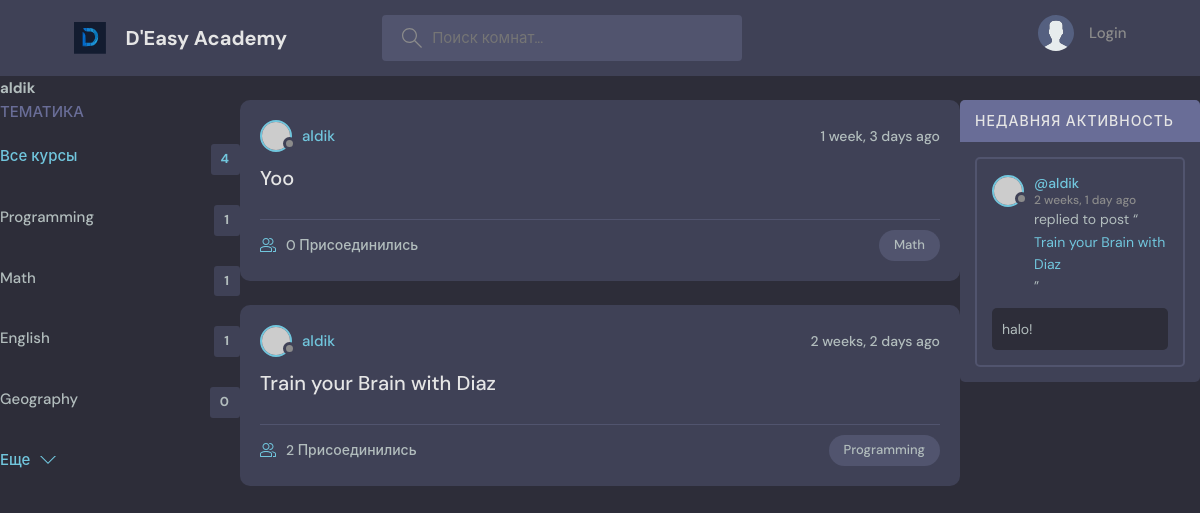
Page /profile/1/ on the committed database.
### base/models.py (models this page shows, shortened)
class Topic(models.Model):
    name = models.CharField(max_length=300)

class Room(models.Model):
    host = models.ForeignKey(User, on_delete=models.SET_NULL, null=True)
    topic = models.ForeignKey(Topic, on_delete=models.SET_NULL, null=True)
    name = models.CharField(max_length=255)
    description = models.TextField(null = True, blank=True)
    participants = models.ManyToManyField(User, related_name='participants', blank=True)
    updated = models.DateTimeField(auto_now=True)
    created = models.DateTimeField(auto_now_add=True)
    class Meta:
        ordering = ['-updated', '-created']
    def __str__(self):
        return self.name

class Message(models.Model):
    user = models.ForeignKey(User, on_delete=models.CASCADE)
    room = models.ForeignKey(Room, on_delete=models.CASCADE)
    body = models.TextField()
    updated = models.DateTimeField(auto_now=True)
    created = models.DateTimeField(auto_now_add=True)
    class Meta:
        ordering = ['-updated', '-created']

### base/views.py (the view)
# urls.py: path('profile/<str:pk>/', views.userProfile, name="user-profile"),
def userProfile(request, pk):
    user = User.objects.get(id=pk)
    rooms = user.room_set.all()
    room_messages = user.message_set.all()
    topics = Topic.objects.all()
    context = {'user': user, 'rooms': rooms, 'room_messages': room_messages, 'topics': topics }
    return render(request, 'base/profile.html', context)

### base/templates/base/profile.html (shortened to what this page needs)
{% extends 'main.html' %}
{% block content %}
<h1>{{user.username}}</h1>
<div class="profile-container">
    <div>
        {% include 'base/topics_component.html' %}
    </div>
    <div>
        {% include 'base/feed_component.html' %}
    </div>
    <div>
        {% include 'base/activity_component.html' %}
    </div>
</div>
{% endblock content %}

### base/templates/base/topics_component.html
<div class="topics">
          <div class="topics__header">
            <h2>Тематика</h2>
          </div>
          <ul class="topics__list">
            <li>
              <a href="{% url 'home' %}" class="active">Все курсы <span>{{topics.count}}</span></a>
            </li>
                          {% for topic in topics %}
            <li>
              <a href="{% url 'home' %}?q={{topic.name}}">{{ topic.name }}<span>{{topic.room_set.all.count}}</span></a>
            </li>
            {% endfor %}
          </ul>
          <a class="btn btn--link" href="topics.html">
            Еще
            <svg version="1.1" xmlns="http://www.w3.org/2000/svg" width="32" height="32" viewBox="0 0 32 32">
              <title>chevron-down</title>
              <path d="M16 21l-13-13h-3l16 16 16-16h-3l-13 13z"></path>
            </svg>
          </a>
        </div>

### base/templates/base/feed_component.html (shortened to what this page needs)
{% for room in rooms %}
<div class="roomListRoom">
            <div class="roomListRoom__header">
              <a href="{% url 'user-profile' room.host.id %}" class="roomListRoom__author">
                <div class="avatar avatar--small">
                  <img src="https://randomuser.me/api/portraits/women/11.jpg" />
                </div>
                <span>{{room.host.username}}</span>
              </a>
              <div class="roomListRoom__actions">
                <span>{{room.created|timesince}} ago</span>
              </div>
            </div>
            <div class="roomListRoom__content">
              <a href="{% url 'room' room.id %}">{{ room.name }}</a>
            </div>
            <div class="roomListRoom__meta">
              <a href="{% url 'room' room.id %}" class="roomListRoom__joined">
                  {{room.participants.all.count}} Присоединились
              </a>
              <p class="roomListRoom__topic">{{room.topic.name}}</p>
            </div>
          </div>
{% endfor %}

### base/templates/base/activity_component.html (shortened to what this page needs)
                   <div class="activities">
          <div class="activities__header">
            <h2>Недавняя активность</h2>
          </div>
                       {% for message in room_messages %}
          <div class="activities__box">
            <div class="activities__boxHeader roomListRoom__header">
              <a href="{% url 'user-profile' message.user.id%}" class="roomListRoom__author">
                <div class="avatar avatar--small">
                  <img src="https://randomuser.me/api/portraits/women/11.jpg" />
                </div>
                <p>
                  @{{message.user}}
                  <span>{{message.created|timesince}} ago</span>
                </p>
              </a>
            </div>
            <div class="activities__boxContent">
              <p>replied to post “<a href="{% url 'room' message.room.id %}">{{message.room}}</a>”</p>
              <div class="activities__boxRoomContent">
                {{ message.body }}
              </div>
            </div>
          </div>
                       {% endfor %}
        </div>

### static/styles/style.css (style rules this page uses)
:root { --color-main: #71c6dd; --color-main-light: #e1f6fb; --color-dark: #3f4156; --color-dark-medium: #51546e; --color-dark-light: #696d97; --color-light: #e5e5e5; --color-gray: #8b8b8b; --color-light-gray: #b2bdbd; --color-bg: #2d2d39; --color-success: #5dd693; --color-error: #fc4b0b; }
* { font-family: "DM Sans", -apple-system, BlinkMacSystemFont, "Segoe UI", Roboto, Oxygen, Ubuntu, Cantarell, "Open Sans", "Helvetica Neue", sans-serif; margin: 0; padding: 0; box-sizing: border-box; text-rendering: optimizeLegibility; font-size: inherit; }
html { font-size: 56.25%; }
@media only screen and (min-width: 1200px) { html { font-size: 62.5%; } }
body { line-height: 1.6; font-weight: 400; font-size: 1.5rem; color: var(--color-light-gray); background-color: var(--color-bg); min-height: 100vh; }
img { width: 100%; }
a { display: inline-block; color: var(--color-main); text-decoration: none; }
.btn { background-color: transparent; border: none; display: inline-flex; align-items: center; gap: 1rem; cursor: pointer; transition: all ease-in-out 0.3s; padding: 1rem 2rem; border-radius: 5px; box-shadow: 1px 1px 3px 1px rgba(0, 0, 0, 0.15); font-weight: 500; }
.btn--link { border-radius: 0; padding: 0; color: var(--color-main); box-shadow: none; }
.btn > svg { fill: currentColor; width: 1.6rem; height: 1.6rem; }
.avatar { position: relative; display: inline-block; border-radius: 50%; border: 2px solid var(--color-main); }
.avatar img { display: block; border-radius: 50%; object-fit: cover; object-position: center; }
.avatar::after { content: ""; display: block; position: absolute; background-color: var(--color-gray); z-index: 111; border-radius: 50%; border: 0.3rem solid var(--color-dark); }
.avatar.avatar--small img { width: 2.8rem; height: 2.8rem; }
.avatar.avatar--small:after { width: 0.7rem; height: 0.7rem; bottom: 0px; right: -6px; }
.topics__header { margin-bottom: 2rem; }
.topics__header h2 { text-transform: uppercase; font-weight: 500; color: var(--color-dark-light); }
.topics__list { list-style: none; }
.topics__list li a { display: flex; justify-content: space-between; margin-bottom: 3rem; font-weight: 500; color: var(--color-light-gray); transition: all 0.3s ease-in-out; }
.topics__list li a.active, .topics__list li a:hover { color: var(--color-main); }
.topics__list li a span { padding: 0.5rem 1rem; background-color: var(--color-dark); border-radius: 3px; font-size: 1.3rem; font-weight: 700; letter-spacing: 1px; }
.roomListRoom { margin-bottom: 2.4rem; background-color: var(--color-dark); border-radius: 1rem; padding: 2rem; }
.roomListRoom__header { display: flex; justify-content: space-between; align-items: center; }
.roomListRoom__author { font-weight: 500; display: flex; align-items: center; gap: 1rem; }
.roomListRoom__actions { display: flex; align-items: flex-start; gap: 1rem; position: relative; }
.roomListRoom__actions span { font-size: 1.4rem; font-weight: 500; }
.roomListRoom__content { margin: 1rem 0; }
.roomListRoom__content a { font-size: 2rem; font-weight: 500; margin-bottom: 1.5rem; color: var(--color-light); transition: all 0.3s ease-in-out; }
.roomListRoom__meta { border-top: 1px solid var(--color-dark-medium); padding-top: 1rem; display: flex; align-items: center; justify-content: space-between; }
.roomListRoom__joined { color: var(--color-light-gray); display: flex; align-items: center; gap: 1rem; font-size: 1.4rem; font-weight: 500; }
.roomListRoom__joined svg { fill: var(--color-main); width: 1.6rem; height: 1.6rem; }
.roomListRoom__topic { padding: 5px 1.5rem; background-color: var(--color-dark-medium); border-radius: 5rem; font-weight: 500; font-size: 1.3rem; }
.activities { background: var(--color-dark); border-radius: 5px; overflow: hidden; }
.activities__header h2 { background-color: var(--color-dark-light); text-transform: uppercase; font-weight: 500; padding: 1rem 1.5rem; color: var(--color-light); letter-spacing: 1px; font-size: 1.4rem; }
.activities__box { margin: 1.5rem; padding: 1.5rem; border: 2px solid var(--color-dark-medium); border-radius: 5px; }
.activities__boxHeader p { font-size: 1.4rem; line-height: 1.3; }
.activities__boxHeader p span { color: var(--color-gray); font-size: 1.2rem; display: block; }
.activities__boxContent { margin-left: 4.2rem; }
.activities__boxContent { font-size: 1.4rem; }
.activities__boxRoomContent { background: var(--color-bg); padding: 1rem; border-radius: 5px; margin-top: 1rem; margin-left: -4.2rem; }

### rows in the picture
Topic: name "Programming", room_set.all.count "1"
Topic: name "Math", room_set.all.count "1"
Topic: name "English", room_set.all.count "1"
Topic: name "Geography", room_set.all.count "0"
Room: host.username "aldik", created "1 week, 3 days", name "Yoo", participants.all.count "0", topic.name "Math"
Room: host.username "aldik", created "2 weeks, 2 days", name "Train your Brain with Diaz", participants.all.count "2", topic.name "Programming"
Message: user "aldik", created "2 weeks, 1 day", room "Train your Brain with Diaz", body "halo!"

### other values in the picture
{{ user.username }} "aldik"
{{ topics.count }} "4"
